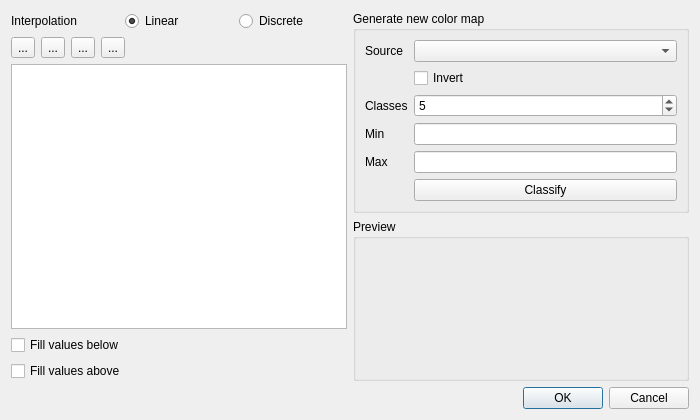
<?xml version="1.0" encoding="UTF-8"?>
<ui version="4.0">
 <class>CrayfishColorMapDialog</class>
 <widget class="QDialog" name="CrayfishColorMapDialog">
  <property name="geometry">
   <rect>
    <x>0</x>
    <y>0</y>
    <width>700</width>
    <height>420</height>
   </rect>
  </property>
  <property name="windowTitle">
   <string>Color map properties</string>
  </property>
  <layout class="QGridLayout" name="gridLayout">
   <item row="0" column="0" rowspan="2">
    <layout class="QVBoxLayout" name="verticalLayout_2">
     <item>
      <layout class="QHBoxLayout" name="horizontalLayout">
       <item>
        <widget class="QLabel" name="label_4">
         <property name="text">
          <string>Interpolation</string>
         </property>
        </widget>
       </item>
       <item>
        <widget class="QRadioButton" name="radIntLinear">
         <property name="text">
          <string>Linear</string>
         </property>
         <property name="checked">
          <bool>true</bool>
         </property>
        </widget>
       </item>
       <item>
        <widget class="QRadioButton" name="radIntDiscrete">
         <property name="text">
          <string>Discrete</string>
         </property>
        </widget>
       </item>
      </layout>
     </item>
     <item>
      <layout class="QHBoxLayout" name="horizontalLayout_2">
       <item>
        <widget class="QToolButton" name="btnAdd">
         <property name="text">
          <string>...</string>
         </property>
        </widget>
       </item>
       <item>
        <widget class="QToolButton" name="btnRemove">
         <property name="text">
          <string>...</string>
         </property>
        </widget>
       </item>
       <item>
        <widget class="QToolButton" name="btnLoad">
         <property name="text">
          <string>...</string>
         </property>
        </widget>
       </item>
       <item>
        <widget class="QToolButton" name="btnSave">
         <property name="text">
          <string>...</string>
         </property>
        </widget>
       </item>
       <item>
        <spacer name="horizontalSpacer">
         <property name="orientation">
          <enum>Qt::Horizontal</enum>
         </property>
         <property name="sizeHint" stdset="0">
          <size>
           <width>40</width>
           <height>20</height>
          </size>
         </property>
        </spacer>
       </item>
      </layout>
     </item>
     <item>
      <widget class="QTreeView" name="viewColorMap">
       <property name="rootIsDecorated">
        <bool>false</bool>
       </property>
      </widget>
     </item>
     <item>
      <widget class="QCheckBox" name="chkFillValuesBelow">
       <property name="text">
        <string>Fill values below</string>
       </property>
      </widget>
     </item>
     <item>
      <widget class="QCheckBox" name="chkFillValuesAbove">
       <property name="text">
        <string>Fill values above</string>
       </property>
      </widget>
     </item>
    </layout>
   </item>
   <item row="0" column="1">
    <widget class="QGroupBox" name="groupBox">
     <property name="title">
      <string>Generate new color map</string>
     </property>
     <layout class="QFormLayout" name="formLayout">
      <item row="2" column="1">
       <widget class="QCheckBox" name="chkInvert">
        <property name="text">
         <string>Invert</string>
        </property>
       </widget>
      </item>
      <item row="5" column="0">
       <widget class="QLabel" name="label_2">
        <property name="text">
         <string>Min</string>
        </property>
       </widget>
      </item>
      <item row="5" column="1">
       <widget class="QLineEdit" name="editMin"/>
      </item>
      <item row="7" column="0">
       <widget class="QLabel" name="label_3">
        <property name="text">
         <string>Max</string>
        </property>
       </widget>
      </item>
      <item row="3" column="1">
       <widget class="QSpinBox" name="spinClasses">
        <property name="minimum">
         <number>2</number>
        </property>
        <property name="maximum">
         <number>9999</number>
        </property>
        <property name="value">
         <number>5</number>
        </property>
       </widget>
      </item>
      <item row="3" column="0">
       <widget class="QLabel" name="label">
        <property name="text">
         <string>Classes</string>
        </property>
       </widget>
      </item>
      <item row="7" column="1">
       <widget class="QLineEdit" name="editMax"/>
      </item>
      <item row="1" column="1">
       <widget class="QgsColorRampComboBox" name="cboColorRamp">
        <property name="sizePolicy">
         <sizepolicy hsizetype="MinimumExpanding" vsizetype="Fixed">
          <horstretch>0</horstretch>
          <verstretch>0</verstretch>
         </sizepolicy>
        </property>
       </widget>
      </item>
      <item row="9" column="1">
       <widget class="QPushButton" name="btnClassify">
        <property name="text">
         <string>Classify</string>
        </property>
       </widget>
      </item>
      <item row="1" column="0">
       <widget class="QLabel" name="label_6">
        <property name="text">
         <string>Source</string>
        </property>
       </widget>
      </item>
     </layout>
    </widget>
   </item>
   <item row="1" column="1">
    <widget class="QGroupBox" name="groupBox_2">
     <property name="title">
      <string>Preview</string>
     </property>
     <layout class="QVBoxLayout" name="verticalLayout">
      <item>
       <widget class="QLabel" name="lblPreview">
        <property name="sizePolicy">
         <sizepolicy hsizetype="Preferred" vsizetype="Preferred">
          <horstretch>0</horstretch>
          <verstretch>0</verstretch>
         </sizepolicy>
        </property>
        <property name="minimumSize">
         <size>
          <width>250</width>
          <height>80</height>
         </size>
        </property>
        <property name="text">
         <string/>
        </property>
        <property name="alignment">
         <set>Qt::AlignCenter</set>
        </property>
       </widget>
      </item>
      <item>
       <spacer name="verticalSpacer">
        <property name="orientation">
         <enum>Qt::Vertical</enum>
        </property>
        <property name="sizeHint" stdset="0">
         <size>
          <width>20</width>
          <height>40</height>
         </size>
        </property>
       </spacer>
      </item>
     </layout>
    </widget>
   </item>
   <item row="2" column="0" colspan="2">
    <widget class="QDialogButtonBox" name="buttonBox">
     <property name="standardButtons">
      <set>QDialogButtonBox::Cancel|QDialogButtonBox::Ok</set>
     </property>
    </widget>
   </item>
  </layout>
 </widget>
 <customwidgets>
  <customwidget>
   <class>QgsColorRampComboBox</class>
   <extends>QComboBox</extends>
   <header>qgis.gui</header>
  </customwidget>
 </customwidgets>
 <tabstops>
  <tabstop>radIntLinear</tabstop>
  <tabstop>radIntDiscrete</tabstop>
  <tabstop>btnAdd</tabstop>
  <tabstop>btnRemove</tabstop>
  <tabstop>btnLoad</tabstop>
  <tabstop>btnSave</tabstop>
  <tabstop>viewColorMap</tabstop>
  <tabstop>chkFillValuesBelow</tabstop>
  <tabstop>chkFillValuesAbove</tabstop>
  <tabstop>cboColorRamp</tabstop>
  <tabstop>chkInvert</tabstop>
  <tabstop>spinClasses</tabstop>
  <tabstop>editMin</tabstop>
  <tabstop>editMax</tabstop>
  <tabstop>btnClassify</tabstop>
  <tabstop>buttonBox</tabstop>
 </tabstops>
 <resources/>
 <connections>
  <connection>
   <sender>buttonBox</sender>
   <signal>accepted()</signal>
   <receiver>CrayfishColorMapDialog</receiver>
   <slot>accept()</slot>
   <hints>
    <hint type="sourcelabel">
     <x>248</x>
     <y>254</y>
    </hint>
    <hint type="destinationlabel">
     <x>157</x>
     <y>274</y>
    </hint>
   </hints>
  </connection>
  <connection>
   <sender>buttonBox</sender>
   <signal>rejected()</signal>
   <receiver>CrayfishColorMapDialog</receiver>
   <slot>reject()</slot>
   <hints>
    <hint type="sourcelabel">
     <x>316</x>
     <y>260</y>
    </hint>
    <hint type="destinationlabel">
     <x>286</x>
     <y>274</y>
    </hint>
   </hints>
  </connection>
 </connections>
</ui>
